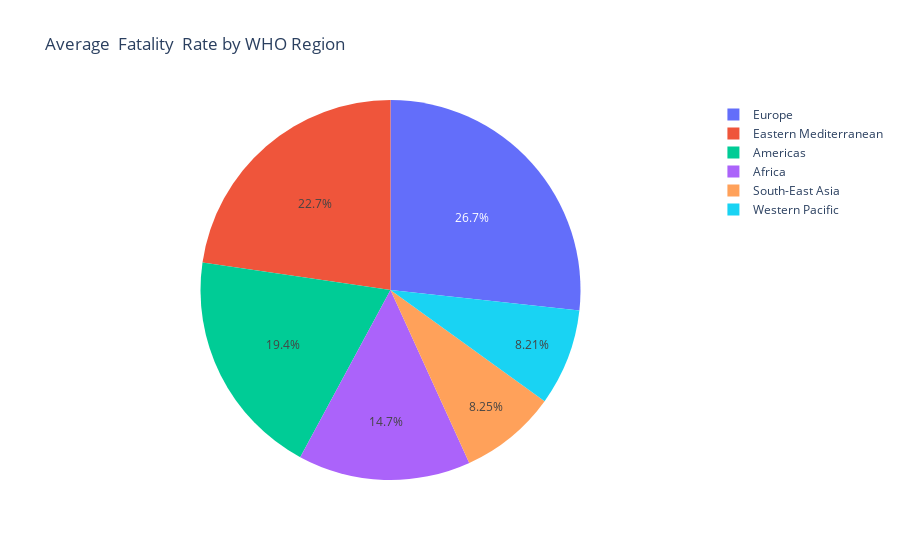

The notebook cell this image was saved under:
### Code cell
#Ques: WHich region has the fatality Rate?
AVR_FR=CountryWise.groupby('WHO Region')[['Deaths / 100 Cases']].mean().reset_index()
print(AVR_FR.sort_values('Deaths / 100 Cases',ascending=False))
px.pie(AVR_FR,names='WHO Region',values='Deaths / 100 Cases',title='Average  Fatality  Rate by WHO Region')

### Figure 1 — Plotly figure (JSON) as saved in the notebook; plotly's stock layout.template omitted (floating-point values rounded to 4 significant figures)
{"data": [{"domain": {"x": [0, 1], "y": [0, 1]}, "hovertemplate": "WHO Region=%{label}<br>Deaths / 100 Cases=%{value}<extra></extra>", "labels": ["Africa", "Americas", "Eastern Mediterranean", "Europe", "South-East Asia", "Western Pacific"], "legendgroup": "", "name": "", "showlegend": true, "type": "pie", "values": [2.306, 3.053, 3.563, 4.198, 1.296, 1.29]}], "layout": {"legend": {"tracegroupgap": 0}, "title": {"text": "Average  Fatality  Rate by WHO Region"}}}
